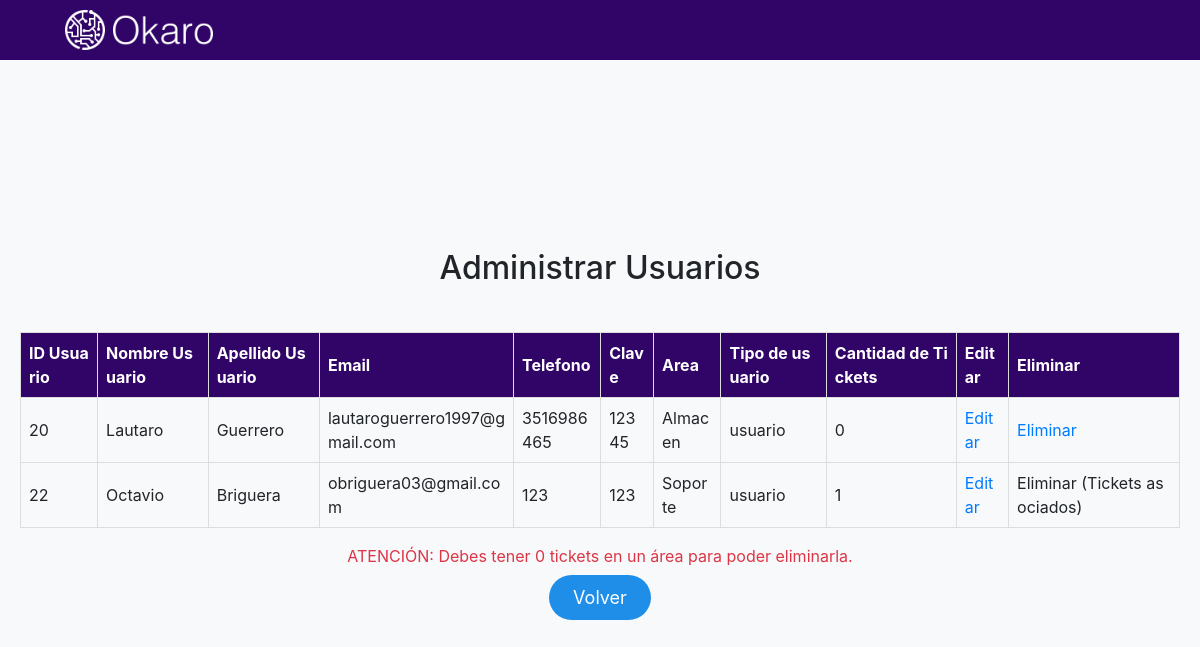
Screenshot of /AdministrarUsers/mostrar-user.php (signed in) with the database file from the repository.
### tables this page shows
CREATE TABLE `usuario` (
  `id_usuario` int(11) NOT NULL,
  `nombre_usuario` varchar(255) NOT NULL,
  `apellido_usuario` varchar(255) NOT NULL,
  `email_usuario` varchar(255) NOT NULL,
  `telefono_usuario` varchar(20) NOT NULL,
  `clave_usuario` varchar(255) NOT NULL,
  `tipo_usuario` enum('administrador','usuario') DEFAULT NULL,
  `id_area_usuario` int(11) NOT NULL
);

CREATE TABLE `areas` (
  `id_area` int(11) NOT NULL,
  `nombre_area` varchar(255) NOT NULL,
  `descripcion_area` text NOT NULL
);

### AdministrarUsers/mostrar-user.php (the view, shortened to what this page needs)
<?php
include_once '../DataBaseConexion/db.php';
?>
<!DOCTYPE html>
<html lang="es">
<head>
    <link rel="stylesheet" href="https://stackpath.bootstrapcdn.com/bootstrap/4.3.1/css/bootstrap.min.css" />
    <link rel="stylesheet" href="../Estilos/botones.css" />
    <link rel="stylesheet" href="../Estilos/navfoot.css" />
    <link rel="stylesheet" href="../Estilos/estilo.css" />
</head>
<body>
    <nav class="navbar">
        <div class="container">
            <img src="../img/Okaro_White.png" alt="Logo" class="img-fluid" />
        </div>
    </nav>
    <div id="container-central-areas">
        <h2 class="mb-4 text-center">Administrar Usuarios</h2>
        <?php
        if ($DB_conn) {
            $query = "SELECT u.id_usuario, u.nombre_usuario, u.apellido_usuario, u.email_usuario, u.telefono_usuario, u.clave_usuario, u.tipo_usuario, a.nombre_area
                        FROM usuario u
                        INNER JOIN areas a ON u.id_area_usuario = a.id_area";
            $result = mysqli_query($DB_conn, $query);
            echo '<table border="1">
                    <thead>
                        <tr>
                            <th>ID Usuario</th>
                            <th>Nombre Usuario</th>
                            <th>Apellido Usuario</th>
                            <th>Email</th>
                            <th>Telefono</th>
                            <th>Clave</th>
                            <th>Area</th>
                            <th>Tipo de usuario</th>
                            <th>Cantidad de Tickets</th>
                            <th>Editar</th>
                            <th>Eliminar</th>
                        </tr>
                    </thead>
                    <tbody>';
            while ($row = mysqli_fetch_assoc($result)) {
                $id_usuario = $row['id_usuario'];
                $query_tickets = "SELECT COUNT(*) AS cantidad_tickets FROM tickets WHERE id_usuario_ticket = $id_usuario";
                $result_tickets = mysqli_query($DB_conn, $query_tickets);
                $row_tickets = mysqli_fetch_assoc($result_tickets);
                $cantidad_tickets = $row_tickets['cantidad_tickets'];
                echo '<tr>
                        <td>' . $row['id_usuario'] . '</td>
                        <td>' . $row['nombre_usuario'] . '</td>
                        <td>' . $row['apellido_usuario'] . '</td>
                        <td>' . $row['email_usuario'] . '</td>
                        <td>' . $row['telefono_usuario'] . '</td>
                        <td>' . $row['clave_usuario'] . '</td>
                        <td>' . $row['nombre_area'] . '</td>
                        <td>' . $row['tipo_usuario'] . '</td>
                        <td>' . $cantidad_tickets . '</td>
                        <td><a href="formulario-user.php?id=' . $id_usuario . '">Editar</a></td>
                        <td>';
                if ($cantidad_tickets == 0) {
                    echo '<a href="confirm-elim-user.php?id=' . $id_usuario . '">Eliminar</a>';
                } else {
                    echo 'Eliminar (Tickets asociados)';
                }
                echo '</td></tr>';
            }
            echo '</tbody></table>';
            echo '<p class="mt-3 text-danger">ATENCIÓN: Debes tener 0 tickets en un área para poder eliminarla.</p>';
            echo '<div class="container-buttons">
                    <a href="../Panel/administradorPanel.php" class="btn-azul">Volver</a>
                   </div>';
        } else {
            echo 'Conexión fallida.';
        }
?>

### Estilos/botones.css (style rules this page uses)
.btn-azul { background-color: #1f8ee9; color: #ffffff; border: none; border-radius: 30px; cursor: pointer; transition: background-color 0.3s ease, color 0.3s ease; font-size: 18px; padding: 12px 24px; }

### Estilos/navfoot.css (style rules this page uses)
.navbar { background-color: #310467; color: #ffffff; text-align: center; padding: 10px 0; }
.navbar img { height: 40px; margin-left: 20px; }

### Estilos/estilo.css (style rules this page uses)
body { display: flex; flex-direction: column; min-height: 100vh; margin: 0; }
table { width: 100%; border-collapse: collapse; margin-top: 20px; }
th, td { border: 1px solid #ddd; padding: 8px; text-align: left; word-break: break-all; }
th { background-color: #310467; color: white; }
#container-central-areas { flex-grow: 1; display: flex; flex-direction: column; align-items: center; justify-content: center; padding: 20px; box-sizing: border-box; }
body { background-color: #f8f9fa; margin: 0; padding: 0; display: flex; flex-direction: column; min-height: 100vh; }

### rows the page displays
usuario: id_usuario "20", nombre_usuario "Lautaro", apellido_usuario "Guerrero", email_usuario "lautaroguerrero1997@gmail.com", telefono_usuario "3516986465", clave_usuario "12345", id_area_usuario.nombre_area "Almacen", tipo_usuario "usuario", cantidad_tickets "0"
usuario: id_usuario "22", nombre_usuario "Octavio", apellido_usuario "Briguera", email_usuario "obriguera03@gmail.com", telefono_usuario "123", clave_usuario "123", id_area_usuario.nombre_area "Soporte", tipo_usuario "usuario", cantidad_tickets "1", shows "Eliminar (Tickets asociados)"
